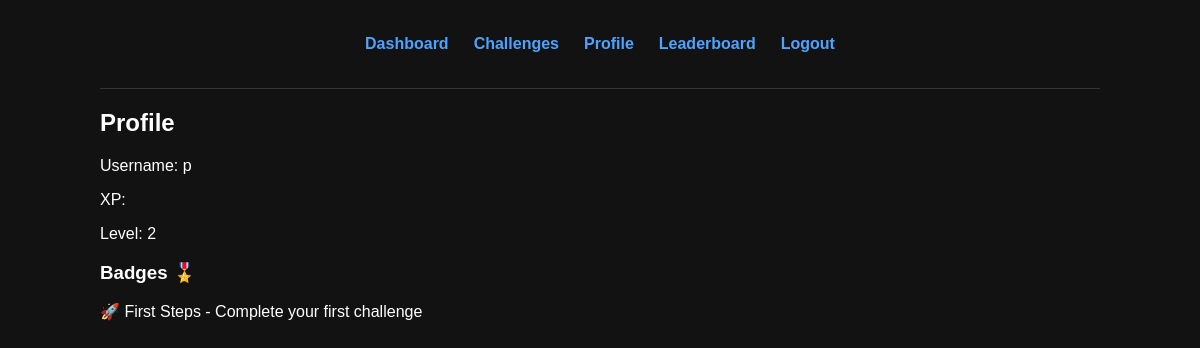
The app's page /profile (signed in) with its own data.
### models/user.py (models this page shows)
class User(UserMixin, db.Model):
    id = db.Column(db.Integer, primary_key=True)
    username = db.Column(db.String(80), unique=True, nullable=False)
    email = db.Column(db.String(120), unique=True, nullable=False)
    password = db.Column(db.String(200), nullable=False)
    level = db.Column(db.Integer, default=1)
    coins = db.Column(db.Integer, default=0)
    streak = db.Column(db.Integer, default=0)
    badges = db.relationship("Badge", secondary=user_badges, backref="users")
    total_xp = db.Column(db.Integer, default=0)
    level_xp = db.Column(db.Integer, default=0)
    last_daily = db.Column(db.Date, nullable=True)

### models/badge.py (models this page shows)
class Badge(db.Model):
    id = db.Column(db.Integer, primary_key=True)
    name = db.Column(db.String(100), nullable=False)
    description = db.Column(db.String(200), nullable=False)
    icon = db.Column(db.String(50), default="🎖️")

### app.py (the view)
@app.route("/profile")
@login_required
def profile():
    return render_template("profile.html", user=current_user)

### app.py (called while the page is built)
@login_manager.user_loader
def load_user(user_id):
    return User.query.get(int(user_id))

### templates/profile.html
{% extends "base.html" %}
{% block content %}
<h2>Profile</h2>
<p>Username: {{ user.username }}</p>
<p>XP: {{ user.xp }}</p>
<p>Level: {{ user.level }}</p>
<h3>Badges 🎖️</h3>
{% for badge in user.badges %}
    <div>
        {{ badge.icon }} {{ badge.name }} - {{ badge.description }}
    </div>
{% endfor %}
{% endblock %}

### static/style.css (style rules this page uses)
body { background-color: #121212; color: #ffffff; font-family: Arial, sans-serif; max-width: 1000px; margin: 0 auto; padding: 20px; }

### records on screen
User: username "p", level "2"
Badge: icon "🚀", name "First Steps", description "Complete your first challenge"
